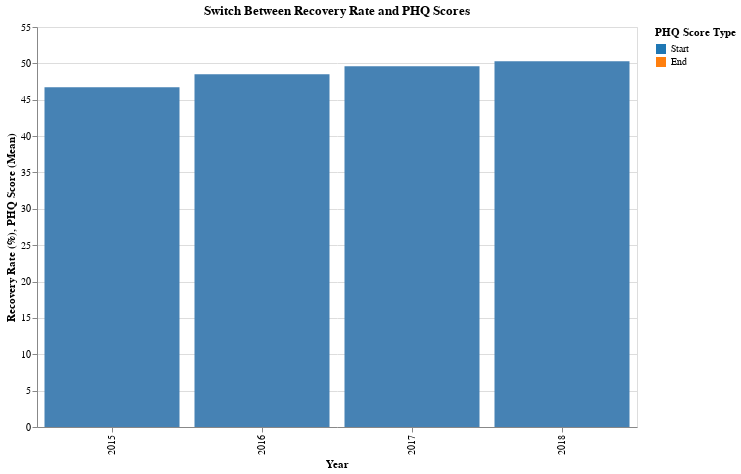

Source (notebook cell):
### Code cell
import pandas as pd
import altair as alt

# Prepare the datasets for both charts
# Add a "Graph" column to differentiate the two charts
recovery_rate_yearly['Graph'] = 'Recovery Rate'
PHQ_combined['Graph'] = 'PHQ Scores'

# Concatenate the two datasets
combined_data = pd.concat([recovery_rate_yearly, PHQ_combined])

# Create the dropdown selection
dropdown = alt.binding_select(options=['Recovery Rate', 'PHQ Scores'], name='Select Graph:')
selection = alt.selection_point(fields=['Graph'], bind=dropdown, value='Recovery Rate')  # Initialize with a single string

# Create the base chart
base = alt.Chart(combined_data).transform_filter(
    selection
)

# Chart for Recovery Rate
recovery_chart = base.transform_filter(
    alt.datum.Graph == 'Recovery Rate'
).mark_bar(color='steelblue').encode(
    x=alt.X('Year:N', title='Year'),
    y=alt.Y('Value:Q', title='Recovery Rate (%)'),
    tooltip=[
        alt.Tooltip('Year:N', title='Year'),
        alt.Tooltip('Value:Q', title='Recovery Rate (%)')
    ]
)

# Chart for PHQ Scores
phq_chart = base.transform_filter(
    alt.datum.Graph == 'PHQ Scores'
).mark_bar().encode(
    x=alt.X('Year:O', title='Year'),
    xOffset=alt.XOffset('Type:N', title=None, sort=['Start', 'End']),
    y=alt.Y('Value:Q', title='PHQ Score (Mean)'),
    color=alt.Color('Type:N', title='PHQ Score Type', scale=alt.Scale(domain=['Start', 'End'], range=['#1f77b4', '#ff7f0e'])),
    tooltip=[
        alt.Tooltip('Year:O', title='Year'),
        alt.Tooltip('Type:N', title='PHQ Score Type'),
        alt.Tooltip('Value:Q', title='PHQ Score (Mean)')
    ]
)

# Combine the two charts
combined_chart = alt.layer(recovery_chart, phq_chart).add_selection(
    selection
).properties(
    title='Switch Between Recovery Rate and PHQ Scores',
    width=600,
    height=400
)

# Display the chart
combined_chart

### Figure 1 — Vega-Lite specification as saved in the notebook (floating-point values rounded to 4 significant figures)
{"config": {"view": {"continuousWidth": 300, "continuousHeight": 300}}, "layer": [{"mark": {"type": "bar", "color": "steelblue"}, "encoding": {"tooltip": [{"field": "Year", "title": "Year", "type": "nominal"}, {"field": "Value", "title": "Recovery Rate (%)", "type": "quantitative"}], "x": {"field": "Year", "title": "Year", "type": "nominal"}, "y": {"field": "Value", "title": "Recovery Rate (%)", "type": "quantitative"}}, "name": "view_1", "transform": [{"filter": {"param": "param_3"}}, {"filter": "(datum.Graph === 'Recovery Rate')"}]}, {"mark": {"type": "bar"}, "encoding": {"color": {"field": "Type", "scale": {"domain": ["Start", "End"], "range": ["#1f77b4", "#ff7f0e"]}, "title": "PHQ Score Type", "type": "nominal"}, "tooltip": [{"field": "Year", "title": "Year", "type": "ordinal"}, {"field": "Type", "title": "PHQ Score Type", "type": "nominal"}, {"field": "Value", "title": "PHQ Score (Mean)", "type": "quantitative"}], "x": {"field": "Year", "title": "Year", "type": "ordinal"}, "xOffset": {"field": "Type", "sort": ["Start", "End"], "title": null, "type": "nominal"}, "y": {"field": "Value", "title": "PHQ Score (Mean)", "type": "quantitative"}}, "transform": [{"filter": {"param": "param_3"}}, {"filter": "(datum.Graph === 'PHQ Scores')"}]}], "data": {"name": "data-e3021a8610abd8aca578815d73f29cb4"}, "height": 400, "params": [{"name": "param_3", "select": {"type": "point", "fields": ["Graph"]}, "bind": {"input": "select", "options": ["Recovery Rate", "PHQ Scores"], "name": "Select Graph:"}, "value": "Recovery Rate", "views": ["view_1"]}], "title": "Switch Between Recovery Rate and PHQ Scores", "width": 600, "$schema": "https://vega.github.io/schema/vega-lite/v5.20.1.json", "datasets": {"data-e3021a8610abd8aca578815d73f29cb4": [{"Indicator ID": 92217, "Indicator Name": "Recovery rate: % of IAPT referrals finishing a course of treatment who are \"moving to recovery\" (annual)", "Parent Code": "E92000001", "Parent Name": "England", "Area Code": "E92000001", "Area Name": "England", "Area Type": "England", "Sex": "Persons", "Age": "18+ yrs", "Category Type": "Problem descriptor", "Category": "Depression", "Time period": "2015/16", "Value": 46.7, "Lower CI 95.0 limit": null, "Upper CI 95.0 limit": null, "Lower CI 99.8 limit": null, "Upper CI 99.8 limit": null, "Count": 53020.0, "Denominator": null, "Value note": null, "Recent Trend": null, "Compared to England value or percentiles": "Not compared", "Compared to percentiles": "Not compared", "Time period Sortable": 20150000, "New data": null, "Compared to goal": null, "Time period range": "1y", "Year": "2015", "Graph": "Recovery Rate", "Type": null}, {"Indicator ID": 92217, "Indicator Name": "Recovery rate: % of IAPT referrals finishing a course of treatment who are \"moving to recovery\" (annual)", "Parent Code": "E92000001", "Parent Name": "England", "Area Code": "E92000001", "Area Name": "England", "Area Type": "England", "Sex": "Persons", "Age": "18+ yrs", "Category Type": "Problem descriptor", "Category": "Depression", "Time period": "2016/17", "Value": 48.5, "Lower CI 95.0 limit": null, "Upper CI 95.0 limit": null, "Lower CI 99.8 limit": null, "Upper CI 99.8 limit": null, "Count": 73710.0, "Denominator": null, "Value note": null, "Recent Trend": null, "Compared to England value or percentiles": "Not compared", "Compared to percentiles": "Not compared", "Time period Sortable": 20160000, "New data": null, "Compared to goal": null, "Time period range": "1y", "Year": "2016", "Graph": "Recovery Rate", "Type": null}, {"Indicator ID": 92217, "Indicator Name": "Recovery rate: % of IAPT referrals finishing a course of treatment who are \"moving to recovery\" (annual)", "Parent Code": "E92000001", "Parent Name": "England", "Area Code": "E92000001", "Area Name": "England", "Area Type": "England", "Sex": "Persons", "Age": "18+ yrs", "Category Type": "Problem descriptor", "Category": "Depression", "Time period": "2017/18", "Value": 49.6, "Lower CI 95.0 limit": null, "Upper CI 95.0 limit": null, "Lower CI 99.8 limit": null, "Upper CI 99.8 limit": null, "Count": 93170.0, "Denominator": 517900.0, "Value note": null, "Recent Trend": null, "Compared to England value or percentiles": "Not compared", "Compared to percentiles": "Not compared", "Time period Sortable": 20170000, "New data": null, "Compared to goal": null, "Time period range": "1y", "Year": "2017", "Graph": "Recovery Rate", "Type": null}, {"Indicator ID": 92217, "Indicator Name": "Recovery rate: % of IAPT referrals finishing a course of treatment who are \"moving to recovery\" (annual)", "Parent Code": "E92000001", "Parent Name": "England", "Area Code": "E92000001", "Area Name": "England", "Area Type": "England", "Sex": "Persons", "Age": "18+ yrs", "Category Type": "Problem descriptor", "Category": "Depression", "Time period": "2018/19", "Value": 50.3, "Lower CI 95.0 limit": null, "Upper CI 95.0 limit": null, "Lower CI 99.8 limit": null, "Upper CI 99.8 limit": null, "Count": 110400.0, "Denominator": 219500.0, "Value note": "Value based on count rounded up to the nearest 5", "Recent Trend": "Cannot be calculated", "Compared to England value or percentiles": "Not compared", "Compared to percentiles": "Not compared", "Time period Sortable": 20180000, "New data": null, "Compared to goal": null, "Time period range": "1y", "Year": "2018", "Graph": "Recovery Rate", "Type": null}, {"Indicator ID": 92917, "Indicator Name": "Depression - PHQ score at start of course of treatment: Mean Score", "Parent Code": "E92000001", "Parent Name": "England", "Area Code": "E92000001", "Area Name": "England", "Area Type": "England", "Sex": "Persons", "Age": "18+ yrs", "Category Type": null, "Category": null, "Time period": "2015/16", "Value": 17.2, "Lower CI 95.0 limit": 12.3, "Upper CI 95.0 limit": 22.1, "Lower CI 99.8 limit": null, "Upper CI 99.8 limit": null, "Count": null, "Denominator": null, "Value note": null, "Recent Trend": null, "Compared to England value or percentiles": "Not compared", "Compared to percentiles": "Not compared", "Time period Sortable": 20150000, "New data": null, "Compared to goal": null, "Time period range": "1y", "Year": "2015", "Graph": "PHQ Scores", "Type": "Start"}, {"Indicator ID": 92917, "Indicator Name": "Depression - PHQ score at start of course of treatment: Mean Score", "Parent Code": "E92000001", "Parent Name": "England", "Area Code": "E92000001", "Area Name": "England", "Area Type": "England", "Sex": "Persons", "Age": "18+ yrs", "Category Type": null, "Category": null, "Time period": "2016/17", "Value": 17.3, "Lower CI 95.0 limit": 12.5, "Upper CI 95.0 limit": 22.1, "Lower CI 99.8 limit": null, "Upper CI 99.8 limit": null, "Count": null, "Denominator": null, "Value note": null, "Recent Trend": null, "Compared to England value or percentiles": "Not compared", "Compared to percentiles": "Not compared", "Time period Sortable": 20160000, "New data": null, "Compared to goal": null, "Time period range": "1y", "Year": "2016", "Graph": "PHQ Scores", "Type": "Start"}, {"Indicator ID": 92917, "Indicator Name": "Depression - PHQ score at start of course of treatment: Mean Score", "Parent Code": "E92000001", "Parent Name": "England", "Area Code": "E92000001", "Area Name": "England", "Area Type": "England", "Sex": "Persons", "Age": "18+ yrs", "Category Type": null, "Category": null, "Time period": "2017/18", "Value": 17.3, "Lower CI 95.0 limit": 12.5, "Upper CI 95.0 limit": 22.1, "Lower CI 99.8 limit": null, "Upper CI 99.8 limit": null, "Count": null, "Denominator": null, "Value note": null, "Recent Trend": null, "Compared to England value or percentiles": "Not compared", "Compared to percentiles": "Not compared", "Time period Sortable": 20170000, "New data": null, "Compared to goal": null, "Time period range": "1y", "Year": "2017", "Graph": "PHQ Scores", "Type": "Start"}, {"Indicator ID": 92917, "Indicator Name": "Depression - PHQ score at start of course of treatment: Mean Score", "Parent Code": "E92000001", "Parent Name": "England", "Area Code": "E92000001", "Area Name": "England", "Area Type": "England", "Sex": "Persons", "Age": "18+ yrs", "Category Type": null, "Category": null, "Time period": "2018/19", "Value": 17.3, "Lower CI 95.0 limit": 12.5, "Upper CI 95.0 limit": 22.1, "Lower CI 99.8 limit": null, "Upper CI 99.8 limit": null, "Count": null, "Denominator": null, "Value note": null, "Recent Trend": "Cannot be calculated", "Compared to England value or percentiles": "Not compared", "Compared to percentiles": "Not compared", "Time period Sortable": 20180000, "New data": null, "Compared to goal": null, "Time period range": "1y", "Year": "2018", "Graph": "PHQ Scores", "Type": "Start"}, {"Indicator ID": 92918, "Indicator Name": "Depression - PHQ score at the end of a course of treatment: Mean Score", "Parent Code": "E92000001", "Parent Name": "England", "Area Code": "E92000001", "Area Name": "England", "Area Type": "England", "Sex": "Persons", "Age": "18+ yrs", "Category Type": null, "Category": null, "Time period": "2015/16", "Value": 10.2, "Lower CI 95.0 limit": 3.3, "Upper CI 95.0 limit": 17.1, "Lower CI 99.8 limit": null, "Upper CI 99.8 limit": null, "Count": null, "Denominator": null, "Value note": null, "Recent Trend": null, "Compared to England value or percentiles": "Not compared", "Compared to percentiles": "Not compared", "Time period Sortable": 20150000, "New data": null, "Compared to goal": null, "Time period range": "1y", "Year": "2015", "Graph": "PHQ Scores", "Type": "End"}, {"Indicator ID": 92918, "Indicator Name": "Depression - PHQ score at the end of a course of treatment: Mean Score", "Parent Code": "E92000001", "Parent Name": "England", "Area Code": "E92000001", "Area Name": "England", "Area Type": "England", "Sex": "Persons", "Age": "18+ yrs", "Category Type": null, "Category": null, "Time period": "2016/17", "Value": 10.1, "Lower CI 95.0 limit": 3.2, "Upper CI 95.0 limit": 17.0, "Lower CI 99.8 limit": null, "Upper CI 99.8 limit": null, "Count": null, "Denominator": null, "Value note": null, "Recent Trend": null, "Compared to England value or percentiles": "Not compared", "Compared to percentiles": "Not compared", "Time period Sortable": 20160000, "New data": null, "Compared to goal": null, "Time period range": "1y", "Year": "2016", "Graph": "PHQ Scores", "Type": "End"}, {"Indicator ID": 92918, "Indicator Name": "Depression - PHQ score at the end of a course of treatment: Mean Score", "Parent Code": "E92000001", "Parent Name": "England", "Area Code": "E92000001", "Area Name": "England", "Area Type": "England", "Sex": "Persons", "Age": "18+ yrs", "Category Type": null, "Category": null, "Time period": "2017/18", "Value": 10.2, "Lower CI 95.0 limit": 3.4, "Upper CI 95.0 limit": 17.0, "Lower CI 99.8 limit": null, "Upper CI 99.8 limit": null, "Count": null, "Denominator": null, "Value note": null, "Recent Trend": null, "Compared to England value or percentiles": "Not compared", "Compared to percentiles": "Not compared", "Time period Sortable": 20170000, "New data": null, "Compared to goal": null, "Time period range": "1y", "Year": "2017", "Graph": "PHQ Scores", "Type": "End"}, {"Indicator ID": 92918, "Indicator Name": "Depression - PHQ score at the end of a course of treatment: Mean Score", "Parent Code": "E92000001", "Parent Name": "England", "Area Code": "E92000001", "Area Name": "England", "Area Type": "England", "Sex": "Persons", "Age": "18+ yrs", "Category Type": null, "Category": null, "Time period": "2018/19", "Value": 10.1, "Lower CI 95.0 limit": 3.4, "Upper CI 95.0 limit": 16.8, "Lower CI 99.8 limit": null, "Upper CI 99.8 limit": null, "Count": null, "Denominator": null, "Value note": null, "Recent Trend": "Cannot be calculated", "Compared to England value or percentiles": "Not compared", "Compared to percentiles": "Not compared", "Time period Sortable": 20180000, "New data": null, "Compared to goal": null, "Time period range": "1y", "Year": "2018", "Graph": "PHQ Scores", "Type": "End"}]}}
